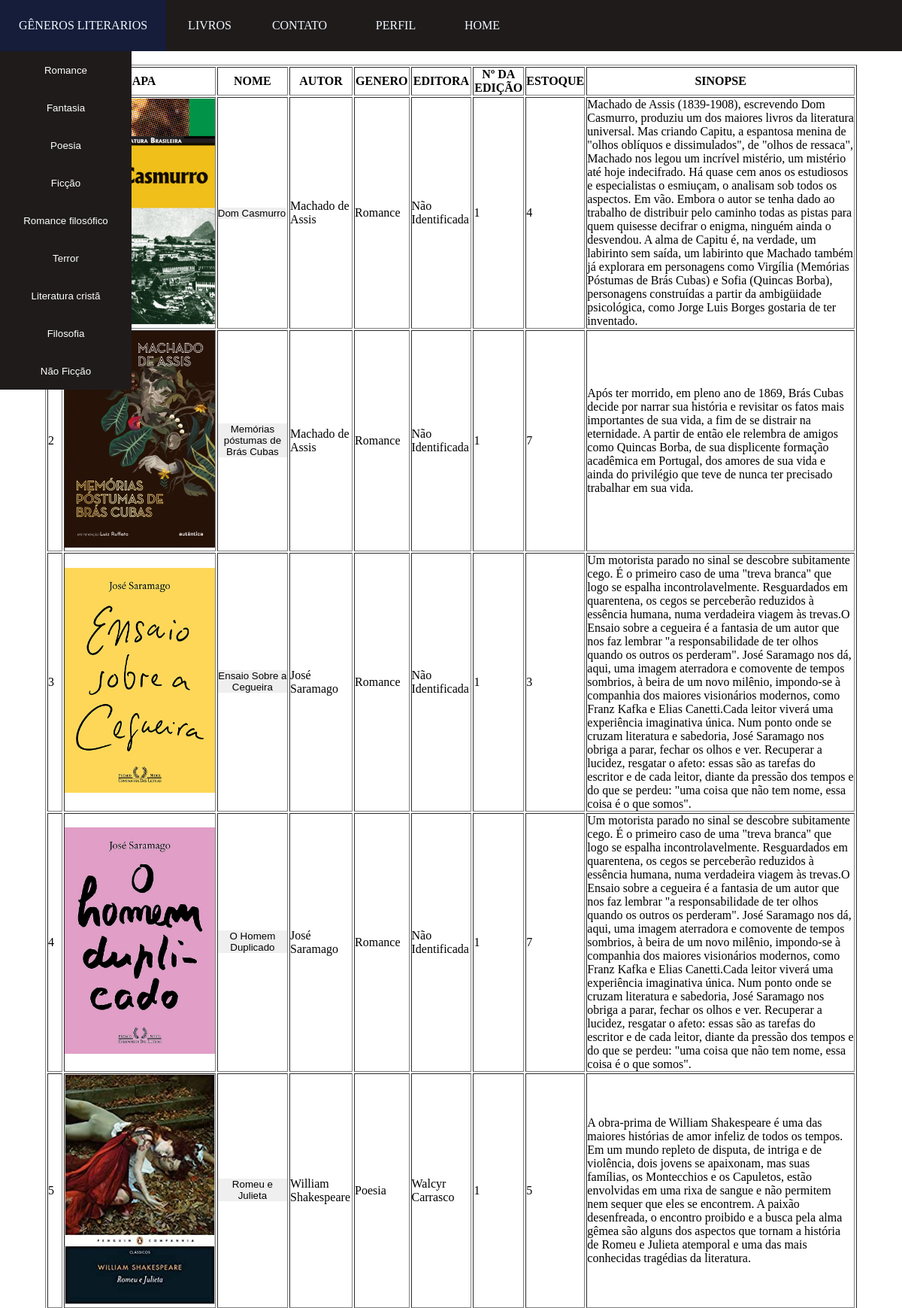
/usuario/livros.php (signed in, upper part), run on the app's committed database.
### tables this page shows
CREATE TABLE `genero` (
  `id_genero` int NOT NULL,
  `nome_genero` varchar(100) NOT NULL
);

CREATE TABLE `livro` (
  `id_livro` int NOT NULL,
  `nome_livro` varchar(150) NOT NULL,
  `editora_livro` varchar(50) NOT NULL,
  `id_genero` int NOT NULL,
  `num_edicao_livro` int NOT NULL,
  `estoque_livro` int NOT NULL,
  `url_imagem_livro` varchar(5000) DEFAULT NULL,
  `sinopse_livro` varchar(1000) DEFAULT NULL,
  `id_autor` int NOT NULL
);

CREATE TABLE `autor` (
  `id_autor` int NOT NULL,
  `nome_autor` varchar(50) NOT NULL,
  `pais_autor` varchar(50) NOT NULL,
  `nascimento_autor` int NOT NULL,
  `falecimento_autor` int DEFAULT NULL
);

### usuario/livros.php (the view, shortened to what this page needs)
<?php
if($_SESSION['id_sessao'] == 1) {
?>
<!DOCTYPE html>
<html lang="pt-br">
<head>
    <link rel="stylesheet" href="../design/index.css">
    <link rel="stylesheet" href="../design/menu.css">
</head>
<body>
    <div style="background-color: #1f1919;">
        <?php include('../include/menu_usuario.php'); ?>
    </div>
    <br>
    <table border="1" style="width:90%; margin: auto;">
        <tr>
            <th>ID</th>
            <th>CAPA</th>
            <th>NOME</th>
            <th>AUTOR</th>
            <th>GENERO</th>
            <th>EDITORA</th>
            <th>Nº DA EDIÇÃO</th>
            <th>ESTOQUE</th>
            <th>SINOPSE</th>
        </tr>
        <?php
        $sql = mysqli_query($mysqli, "SELECT  *   FROM  livro");
        while ($result = mysqli_fetch_array($sql))
            {
                $id_livro = $result['id_livro'];
                $nome_livro = $result['nome_livro'];
                $id_autor = $result['id_autor'];
                $id_genero = $result['id_genero'];
                $editora_livro = $result['editora_livro'];
                $num_edicao_livro = $result['num_edicao_livro'];
                $estoque_livro = $result['estoque_livro'];
                $sinopse_livro = $result['sinopse_livro'];
                $url_imagem_livro = $result['url_imagem_livro'];
                echo "<tr>";
                echo "<td>".$id_livro."</td>";
                echo "<td><form method='post' action='livro_aberto.php'>
                        <input name='id_livro' value='".$id_livro."' style='display: none;'>
                            <button type='submit' name='Submit' style='border: none; background-color: white;'>
                                <img src='../imagens/livro_capa/".$url_imagem_livro."'>
                            </button>
                    </form></td>";
                    echo "<td><form method='post' action='livro_aberto.php'>
                    <input name='id_livro' value='".$id_livro."' style='display: none;'>
                        <button type='submit' name='Submit' style='border: none; background-color:  ;'>
                            ".$nome_livro."
                        </button>
                    </form></td>";
                    $sql2 = "SELECT * FROM autor id_autor WHERE id_autor = '$id_autor'";
                    $resultad2 = $mysqli->query($sql2);
                    while ($row = mysqli_fetch_array($resultad2))
                    {
                        echo "<td>".$row['nome_autor']."</td>";
                    }
                    $sql3 = "SELECT * FROM genero id_genero WHERE id_genero = '$id_genero'";
                    $resultad3 = $mysqli->query($sql3);
                    while ($row = mysqli_fetch_array($resultad3))
                    {
                        echo "<td>".$row['nome_genero']."</td>";
                    }
                echo "<td>".$editora_livro."</td>";
                echo "<td>".$num_edicao_livro."</td>";
                echo "<td>".$estoque_livro."</td>";
                echo "<td>".$sinopse_livro."</td>";
                echo "</tr>";
            };
        ?>
    </table>
</body>
</html>
<?php
}
else {
    echo "Você não pode acessar essa página, sua permissão é inválida";
}
?>

### include/menu_usuario.php (shortened to what this page needs)
<nav>
    <ul>
        <li class="dropdown">
            <a href="generos_literario.php">GÊNEROS LITERARIOS</a>
                <div class="dp-menu">
                    <?php
                        include('conexao.php');
                        $sql = "SELECT * FROM genero";
                        $resultad = $mysqli->query($sql);
                            while ($row = mysqli_fetch_array($resultad))
                                {
                                    echo    "<form method='post' action='lista_genero.php'>
                                                <input name='id_genero' value='".$row['id_genero']."' style='display: none;'>
                                                <button type='submit' name='Submit'>
                                                    ".$row['nome_genero']."
                                                </button>
                                            </form>";
                                }
                    ?>
                </div>
        </li>
        <li>
            <a href="livros.php">LIVROS</a>
        </li>
        <li>
            <a href="contato.php">CONTATO</a>
        </li>
        <li class="dropdown">
            <a href="perfil.php" style="width: 125px; text-align: center;">PERFIL</a>
        </li>
        <li>
            <a href="index.php">HOME</a>
        </li>
    </ul>
</nav>

### design/index.css (style rules this page uses)
* { margin: 0; padding: 0; box-sizing: border-box; }
body { background-color: white; }
nav { background-color:rgb(31, 27, 27); }
nav li { display: inline-block; background-color:(31, 27, 27); }
nav li a { display: inline-block; text-decoration: none; color:aliceblue; padding: 25px; background-color:rgb(31, 27, 27); }
.dp-menu { position: absolute; display: none; }

### design/menu.css (style rules this page uses)
body { background-color: white; }
.dp-menu button { width: 175px; height: 50px; background-color:rgb(31, 27, 27); color: white; border: none; }
.dp-menu { border-color: rgb(31, 27, 27); }

### usuario/livros.php (style rules this page uses)
img { width: 200px; }

### data on the page
genero: nome_genero "Romance"
genero: nome_genero "Fantasia"
genero: nome_genero "Poesia"
genero: nome_genero "Ficção"
genero: nome_genero "Romance filosófico"
genero: nome_genero "Terror"
genero: nome_genero "Literatura cristã"
genero: nome_genero "Filosofia"
genero: nome_genero "Não Ficção"
livro: url_imagem_livro (picture), nome_livro "Dom Casmurro", editora_livro "Não Identificada", num_edicao_livro "1", estoque_livro "4", sinopse_livro "Machado de Assis (1839-1908), escrevendo Dom Casmurro, produziu um dos maiores livros da literatura universal. Mas criando Capitu, a espantosa menina de \"olhos oblíquos e dissimulados\", de \"olhos de ressaca\", Machado nos legou um incrível mistério, um mistério até hoje indecifrado. Há quase cem anos os estudiosos e especialistas o esmiuçam, o analisam sob todos os aspectos. Em vão. Embora o autor se tenha dado ao trabalho de distribuir pelo caminho todas as pistas para quem quisesse decifrar o enigma, ninguém ainda o desvendou. A alma de Capitu é, na verdade, um labirinto sem saída, um labirinto que Machado também já explorara em personagens como Virgília (Memórias Póstumas de Brás Cubas) e…"
autor: nome_autor "Machado de Assis"
livro: id_livro "2", url_imagem_livro (picture), nome_livro "Memórias póstumas de Brás Cubas", editora_livro "Não Identificada", num_edicao_livro "1", estoque_livro "7", sinopse_livro "Após ter morrido, em pleno ano de 1869, Brás Cubas decide por narrar sua história e revisitar os fatos mais importantes de sua vida, a fim de se distrair na eternidade. A partir de então ele relembra de amigos como Quincas Borba, de sua displicente formação acadêmica em Portugal, dos amores de sua vida e ainda do privilégio que teve de nunca ter precisado trabalhar em sua vida."
livro: id_livro "3", url_imagem_livro (picture), nome_livro "Ensaio Sobre a Cegueira", editora_livro "Não Identificada", num_edicao_livro "1", estoque_livro "3", sinopse_livro "Um motorista parado no sinal se descobre subitamente cego. É o primeiro caso de uma \"treva branca\" que logo se espalha incontrolavelmente. Resguardados em quarentena, os cegos se perceberão reduzidos à essência humana, numa verdadeira viagem às trevas.O Ensaio sobre a cegueira é a fantasia de um autor que nos faz lembrar \"a responsabilidade de ter olhos quando os outros os perderam\". José Saramago nos dá, aqui, uma imagem aterradora e comovente de tempos sombrios, à beira de um novo milênio, impondo-se à companhia dos maiores visionários modernos, como Franz Kafka e Elias Canetti.Cada leitor viverá uma experiência imaginativa única. Num ponto onde se cruzam literatura e sabedoria, José…"
autor: nome_autor "José Saramago"
livro: id_livro "4", url_imagem_livro (picture), nome_livro "O Homem Duplicado", editora_livro "Não Identificada", num_edicao_livro "1", estoque_livro "7", sinopse_livro "Um motorista parado no sinal se descobre subitamente cego. É o primeiro caso de uma \"treva branca\" que logo se espalha incontrolavelmente. Resguardados em quarentena, os cegos se perceberão reduzidos à essência humana, numa verdadeira viagem às trevas.O Ensaio sobre a cegueira é a fantasia de um autor que nos faz lembrar \"a responsabilidade de ter olhos quando os outros os perderam\". José Saramago nos dá, aqui, uma imagem aterradora e comovente de tempos sombrios, à beira de um novo milênio, impondo-se à companhia dos maiores visionários modernos, como Franz Kafka e Elias Canetti.Cada leitor viverá uma experiência imaginativa única. Num ponto onde se cruzam literatura e sabedoria, José…"
livro: id_livro "5", url_imagem_livro (picture), nome_livro "Romeu e Julieta", editora_livro "Walcyr Carrasco", num_edicao_livro "1", estoque_livro "5", sinopse_livro "A obra-prima de William Shakespeare é uma das maiores histórias de amor infeliz de todos os tempos. Em um mundo repleto de disputa, de intriga e de violência, dois jovens se apaixonam, mas suas famílias, os Montecchios e os Capuletos, estão envolvidas em uma rixa de sangue e não permitem nem sequer que eles se encontrem. A paixão desenfreada, o encontro proibido e a busca pela alma gêmea são alguns dos aspectos que tornam a história de Romeu e Julieta atemporal e uma das mais conhecidas tragédias da literatura."
autor: nome_autor "William Shakespeare"
